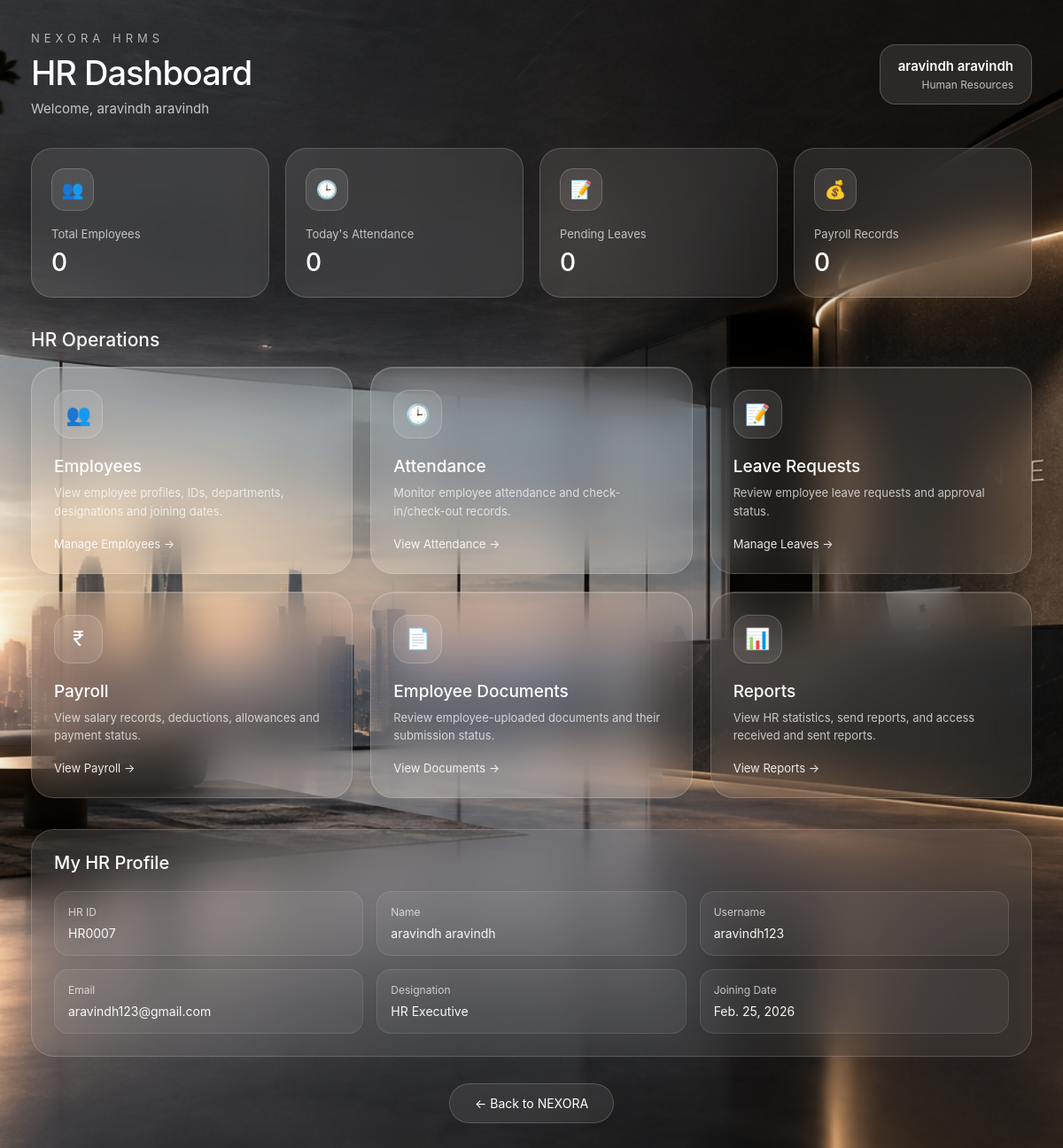
Page /accounts/hr/dashboard/ (signed in) on the committed database.
### employees/models.py (models this page shows, shortened)
class EmployeeProfile(models.Model):
    APPROVAL_STATUS_CHOICES = (
        ("pending", "Pending Approval"),
        ("approved", "Approved"),
        ("rejected", "Rejected"),
    )
    GENDER_CHOICES = (
        ("male", "Male"),
        ("female", "Female"),
        ("other", "Other"),
    )
    user = models.OneToOneField(
        settings.AUTH_USER_MODEL,
        on_delete=models.CASCADE,
        related_name="employee_profile",
    )
    approval_status = models.CharField(
        max_length=20,
        choices=APPROVAL_STATUS_CHOICES,
        default="pending",
    )
    approved_by = models.CharField(
        max_length=150,
        blank=True,
        null=True,
    )
    rejected_by = models.CharField(
        max_length=150,
        blank=True,
        null=True,
    )
    department = models.ForeignKey(
        "departments.Department",
        on_delete=models.SET_NULL,
        null=True,
        blank=True,
        related_name="employees",
    )
    employee_id = models.CharField(
        max_length=20,
        unique=True,
    )
    designation = models.CharField(
        max_length=100,
    )
    gender = models.CharField(
        max_length=10,
        choices=GENDER_CHOICES,
        blank=True,
    )
    date_of_birth = models.DateField(
        null=True,
        blank=True,
    )
    address = models.TextField(
        blank=True,
    )
    joining_date = models.DateField()
    salary = models.DecimalField(
        max_digits=10,
        decimal_places=2,
        default=0,
    )
    created_at = models.DateTimeField(
        auto_now_add=True,
    )

### accounts/models.py (models this page shows, shortened)
class User(AbstractUser):
    ROLE_CHOICES = (
        ('employee', 'Employee'),
        ('hr', 'HR'),
        ('manager', 'Manager'),
    )
    role = models.CharField(
        max_length=20,
        choices=ROLE_CHOICES,
        default='employee'
    )
    email = models.EmailField(
        unique=True
    )
    phone = models.CharField(
        max_length=15,
        blank=True
    )
    created_at = models.DateTimeField(
        auto_now_add=True
    )

### accounts/views.py (the view)
# urls.py: path("hr/dashboard/", views.hr_dashboard, name="hr_dashboard"),
@login_required
def hr_dashboard(request):
    if getattr(request.user, "role", None) != "hr":
        return HttpResponseForbidden("HR access only.")
    hr_profile = EmployeeProfile.objects.filter(user=request.user).first()
    return render(
        request, "accounts/hr_dashboard.html",
        {"employee": hr_profile},
    )

### templates/accounts/hr_dashboard.html (shortened to what this page needs)
{% load static %}
<!DOCTYPE html>
<html lang="en">
<head>
</head>
<body>
<div class="container">
    <header class="header">
        <div>
            <div class="brand">NEXORA HRMS</div>
            <h1>HR Dashboard</h1>
            <p class="welcome">
                Welcome,
                {% if employee and employee.user.get_full_name %}
                    {{ employee.user.get_full_name }}
                {% else %}
                    {{ request.user.get_full_name|default:request.user.username }}
                {% endif %}
            </p>
        </div>
        <div class="profile-box">
            <div class="profile-name">
                {{ request.user.get_full_name|default:request.user.username }}
            </div>
            <div class="profile-role">Human Resources</div>
        </div>
    </header>
    <section class="summary-grid">
        <div class="summary-card">
            <div class="summary-icon">👥</div>
            <div class="summary-title">Total Employees</div>
            <div class="summary-value">
                {{ total_employees|default:"0" }}
            </div>
        </div>
        <div class="summary-card">
            <div class="summary-icon">🕒</div>
            <div class="summary-title">Today's Attendance</div>
            <div class="summary-value">
                {{ today_attendance|default:"0" }}
            </div>
        </div>
        <div class="summary-card">
            <div class="summary-icon">📝</div>
            <div class="summary-title">Pending Leaves</div>
            <div class="summary-value">
                {{ pending_leaves|default:"0" }}
            </div>
        </div>
        <div class="summary-card">
            <div class="summary-icon">💰</div>
            <div class="summary-title">Payroll Records</div>
            <div class="summary-value">
                {{ total_payroll_records|default:"0" }}
            </div>
        </div>
    </section>
    <h2 class="section-title">HR Operations</h2>
    <section class="module-grid">
        <a href="{% url 'employees:hr_employee_list' %}"
           class="module-card">
            <div class="module-icon">👥</div>
            <h3>Employees</h3>
            <p>View employee profiles, IDs, departments, designations and joining dates.</p>
            <div class="module-arrow">Manage Employees →</div>
        </a>
        <a href="{% url 'hr_attendance' %}" class="module-card">
            <div class="module-icon">🕒</div>
            <h3>Attendance</h3>
            <p>Monitor employee attendance and check-in/check-out records.</p>
            <div class="module-arrow">View Attendance →</div>
        </a>
        <a href="{% url 'hr_leave_requests' %}" class="module-card">
            <div class="module-icon">📝</div>
            <h3>Leave Requests</h3>
            <p>Review employee leave requests and approval status.</p>
            <div class="module-arrow">Manage Leaves →</div>
        </a>
        <a href="{% url 'payroll:hr_payroll' %}" class="module-card">
            <div class="module-icon">₹</div>
            <h3>Payroll</h3>
            <p>View salary records, deductions, allowances and payment status.</p>
            <div class="module-arrow">View Payroll →</div>
        </a>
        <a href="{% url 'documents:hr_documents' %}" class="module-card">
            <div class="module-icon">📄</div>
            <h3>Employee Documents</h3>
            <p>Review employee-uploaded documents and their submission status.</p>
            <div class="module-arrow">View Documents →</div>
        </a>
        <a href="{% url 'reports:reports_dashboard' %}" class="module-card">
            <div class="module-icon">📊</div>
            <h3>Reports</h3>
            <p>View HR statistics, send reports, and access received and sent reports.</p>
            <div class="module-arrow">View Reports →</div>
        </a>
    </section>
    {% if employee %}
    <section class="profile-section">
        <h2>My HR Profile</h2>
        <div class="profile-grid">
            <div class="profile-item">
                <span class="profile-label">HR ID</span>
                <span class="profile-value">
                    {{ employee.employee_id|default:"—" }}
                </span>
            </div>
            <div class="profile-item">
                <span class="profile-label">Name</span>
                <span class="profile-value">
                    {{ employee.user.get_full_name|default:"—" }}
                </span>
            </div>
            <div class="profile-item">
                <span class="profile-label">Username</span>
                <span class="profile-value">
                    {{ employee.user.username|default:"—" }}
                </span>
            </div>
            <div class="profile-item">
                <span class="profile-label">Email</span>
                <span class="profile-value">
                    {{ employee.user.email|default:"—" }}
                </span>
            </div>
            <div class="profile-item">
                <span class="profile-label">Designation</span>
                <span class="profile-value">
                    {{ employee.designation|default:"—" }}
                </span>
            </div>
            <div class="profile-item">
                <span class="profile-label">Joining Date</span>
                <span class="profile-value">
                    {{ employee.joining_date|default:"—" }}
                </span>
            </div>
        </div>
    </section>
    {% endif %}
    <div class="logout-area">
        <a href="{% url 'home' %}" class="logout-btn">
            ← Back to NEXORA
        </a>
    </div>
</div>
</body>
</html>

### rows in the picture
EmployeeProfile: user.get_full_name "aravindh aravindh", employee_id "HR0007", user.username "aravindh123", user.email "aravindh123@gmail.com", designation "HR Executive", joining_date "Feb. 25, 2026"
User: user.get_full_name "aravindh aravindh"

### other values in the picture
{{ total_employees|default:"0" }} "0"
{{ today_attendance|default:"0" }} "0"
{{ pending_leaves|default:"0" }} "0"
{{ total_payroll_records|default:"0" }} "0"
